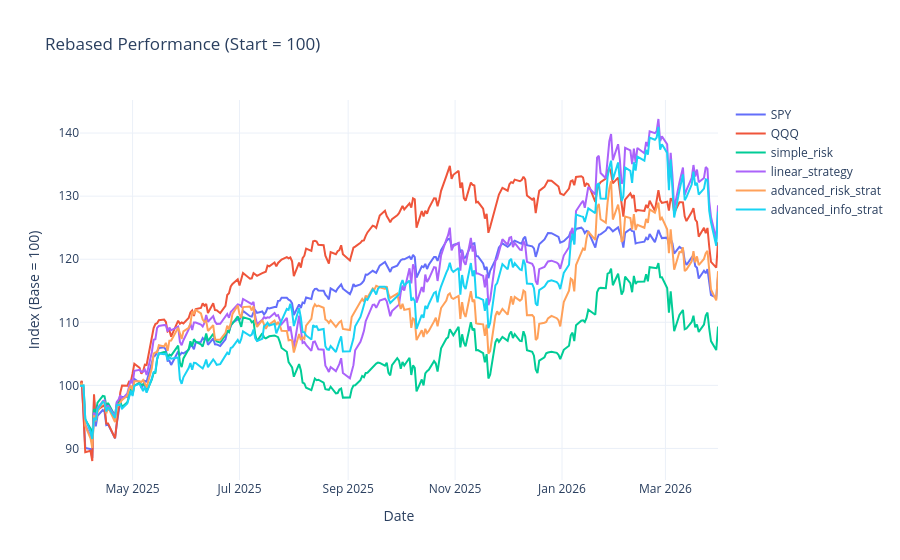

Here is the notebook cell this chart was saved with:
### Code cell
analysis.plot_rebased_performance(df3)

### Figure 1 — Plotly figure (JSON) as saved in the notebook; plotly's stock layout.template omitted (floating-point values rounded to 4 significant figures; data arrays with more than 128 entries replaced by an {"elided": "..."} marker saying what was removed)
{"data": [{"hovertemplate": "<b>%{fullData.name}</b><br>Date: %{x|%b %d, %Y}<br>Value: %{y:.2f}<extra></extra>", "mode": "lines", "name": "SPY", "type": "scatter", "x": {"elided": "251 str values"}, "y": {"elided": "251 float values"}}, {"hovertemplate": "<b>%{fullData.name}</b><br>Date: %{x|%b %d, %Y}<br>Value: %{y:.2f}<extra></extra>", "mode": "lines", "name": "QQQ", "type": "scatter", "x": {"elided": "251 str values"}, "y": {"elided": "251 float values"}}, {"hovertemplate": "<b>%{fullData.name}</b><br>Date: %{x|%b %d, %Y}<br>Value: %{y:.2f}<extra></extra>", "mode": "lines", "name": "simple_risk", "type": "scatter", "x": {"elided": "251 str values"}, "y": {"elided": "251 float values"}}, {"hovertemplate": "<b>%{fullData.name}</b><br>Date: %{x|%b %d, %Y}<br>Value: %{y:.2f}<extra></extra>", "mode": "lines", "name": "linear_strategy", "type": "scatter", "x": {"elided": "251 str values"}, "y": {"elided": "251 float values"}}, {"hovertemplate": "<b>%{fullData.name}</b><br>Date: %{x|%b %d, %Y}<br>Value: %{y:.2f}<extra></extra>", "mode": "lines", "name": "advanced_risk_strat", "type": "scatter", "x": {"elided": "251 str values"}, "y": {"elided": "251 float values"}}, {"hovertemplate": "<b>%{fullData.name}</b><br>Date: %{x|%b %d, %Y}<br>Value: %{y:.2f}<extra></extra>", "mode": "lines", "name": "advanced_info_strat", "type": "scatter", "x": {"elided": "251 str values"}, "y": {"elided": "251 float values"}}], "layout": {"hovermode": "closest", "legend": {"orientation": "v", "x": 1.02, "xanchor": "left", "y": 1, "yanchor": "top"}, "title": {"text": "Rebased Performance (Start = 100)"}, "xaxis": {"title": {"text": "Date"}}, "yaxis": {"title": {"text": "Index (Base = 100)"}}}}
